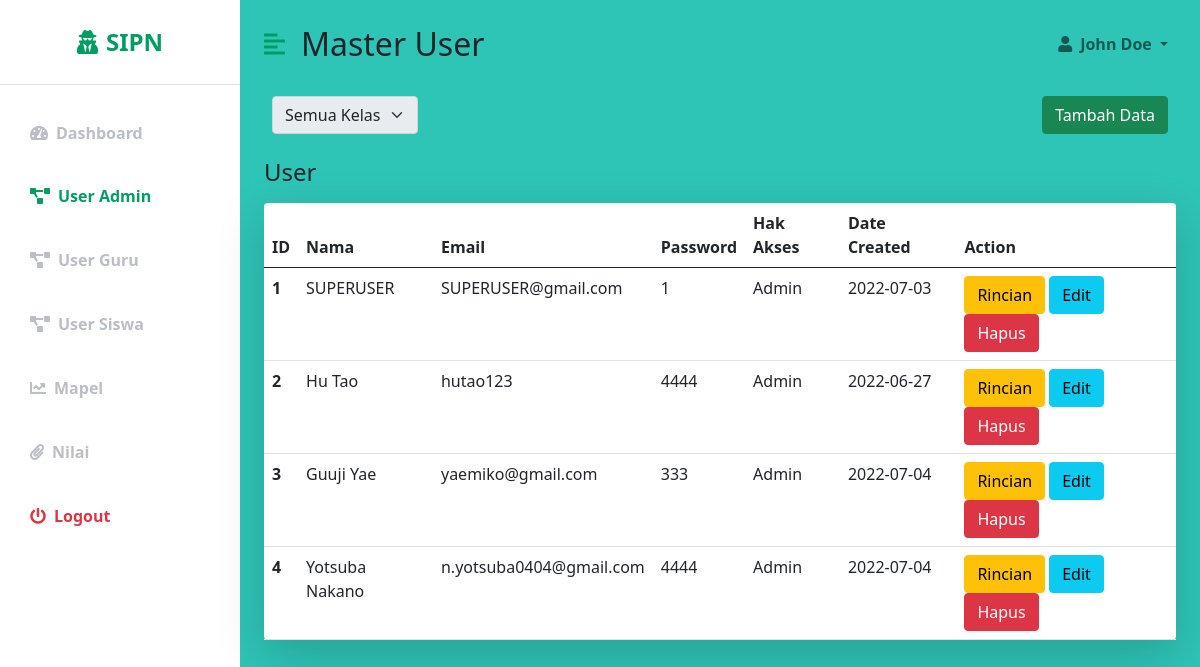
The app's page /user-admin/user.php with its own data.
### tables this page shows
CREATE TABLE `detail_user` (
  `id_detail` int(11) NOT NULL AUTO_INCREMENT,
  `id_user` varchar(10) DEFAULT NULL,
  `nama` varchar(50) DEFAULT NULL,
  `jk` varchar(2) DEFAULT NULL,
  `tgl_lahir` date DEFAULT NULL,
  `id_kelas` varchar(10) DEFAULT NULL,
  `absen` varchar(2) DEFAULT NULL,
  PRIMARY KEY (`id_detail`),
  KEY `id_user` (`id_user`),
  KEY `id_kelas` (`id_kelas`),
  CONSTRAINT `detail_user_ibfk_1` FOREIGN KEY (`id_user`) REFERENCES `user_sistem` (`id_user`),
  CONSTRAINT `detail_user_ibfk_2` FOREIGN KEY (`id_kelas`) REFERENCES `kelas` (`id_kelas`)
);

CREATE TABLE `user_sistem` (
  `id_user` varchar(10) NOT NULL,
  `password` varchar(50) DEFAULT NULL,
  `email` varchar(50) DEFAULT NULL,
  `hak_akses` int(2) DEFAULT NULL,
  `date_created` date DEFAULT NULL,
  PRIMARY KEY (`id_user`)
);

### config/functions.php (called while the page is built, shortened)
<?php
include_once "koneksi.php";
class Functions
{
	function getUserAdmin()
	{
		global $conn;
		$sql = "SELECT us.id_user AS ID, du.nama, us.email, us.password AS Pass, us.hak_akses, us.date_created FROM user_sistem us, detail_user du WHERE us.id_user=du.id_user AND us.hak_akses = 1 ORDER BY us.id_user ASC";
		$result = $conn->query($sql);
		return $result;
	}
}

### user-admin/user.php (the view, shortened to what this page needs)
<?php
include_once "../config/koneksi.php";
include_once "../config/library.php";
require_once "../config/functions.php";
$fun = new Functions();
?>
<!DOCTYPE html>
<html lang="en">
<head>
    <link rel="stylesheet" href="../style.css" />
</head>
<body>
    <div class="d-flex" id="wrapper">
        <div class="bg-white" id="sidebar-wrapper">
            <div class="sidebar-heading text-center py-4 primary-text fs-4 fw-bold text-uppercase border-bottom"><i class="fas fa-user-secret me-2"></i>SIPN</div>
            <div class="list-group list-group-flush my-3">
                <a href="#" class="list-group-item list-group-item-action bg-transparent second-text fw-bold"><i class="fas fa-tachometer-alt me-2"></i>Dashboard</a>
                <a href="../user-admin/user.php" class="list-group-item list-group-item-action bg-transparent second-text active"><i class="fas fa-project-diagram me-2"></i>User Admin</a>
                <a href="../user-admin/user-guru.php" class="list-group-item list-group-item-action bg-transparent second-text fw-bold"><i class="fas fa-project-diagram me-2"></i>User Guru</a>
                <a href="../user-admin/user-siswa.php" class="list-group-item list-group-item-action bg-transparent second-text fw-bold"><i class="fas fa-project-diagram me-2"></i>User Siswa</a>
                <a href="../user-admin/kbm.php" class="list-group-item list-group-item-action bg-transparent second-text fw-bold"><i class="fas fa-chart-line me-2"></i>Mapel</a>
                <a href="../user-admin/nilai.php" class="list-group-item list-group-item-action bg-transparent second-text fw-bold"><i class="fas fa-paperclip me-2"></i>Nilai</a>
                <a href="#" class="list-group-item list-group-item-action bg-transparent text-danger fw-bold"><i class="fas fa-power-off me-2"></i>Logout</a>
            </div>
        </div>
        <div id="page-content-wrapper">
            <nav class="navbar navbar-expand-lg navbar-light bg-transparent py-4 px-4">
                <div class="d-flex align-items-center">
                    <em class="fas fa-align-left primary-text fs-4 me-3" id="menu-toggle"></em>
                    <h2 class="fs-2 m-0">Master User</h2>
                </div>
                <div class="collapse navbar-collapse" id="navbarSupportedContent">
                    <ul class="navbar-nav ms-auto mb-2 mb-lg-0">
                        <li class="nav-item dropdown">
                            <a class="nav-link dropdown-toggle second-text fw-bold" href="#" id="navbarDropdown" role="button" data-bs-toggle="dropdown" aria-expanded="false">
                                <em class="fas fa-user me-2"></em>John Doe
                            </a>
                        </li>
                    </ul>
                </div>
            </nav>
            <div class="container-fluid px-4">
                <div class="d-flex mb-3">
                    <div class="p-2">
                        <select class="form-select" aria-label="Default select example" id="pilih_kelas" disabled>
                            <option selected value="0">Semua Kelas</option>
                        </select>
                    </div>
                    <div class="ms-auto p-2">
                        <a href="../user-admin/tambah-data-user.php" class="btn btn-success float-start">Tambah Data</a>
                    </div>
                </div>
                <div class="row my-3">
                    <h3 class="fs-4 mb-3">User</h3>
                    <div class="col">
                        <table class="table bg-white rounded shadow-lg  table-hover" id='tabel_admin'>
                            <thead>
                                <tr>
                                    <th scope="col">ID</th>
                                    <th scope="col">Nama</th>
                                    <th scope="col">Email</th>
                                    <th scope="col">Password</th>
                                    <th scope="col">Hak Akses</th>
                                    <th scope="col">Date Created</th>
                                    <th scope="col">Action</th>
                                </tr>
                            </thead>
                            <tbody>
                                <?php
                                $result = $fun->getUserAdmin();
                                if ($result && $result->num_rows > 0) {
                                    while ($row = $result->fetch_assoc()) { ?>
                                        <tr>
                                            <th scope="row" id="rowAdmin"><?= $row["ID"]; ?></th>
                                            <td> <?= $row["nama"]; ?> </td>
                                            <td> <?= $row["email"]; ?> </td>
                                            <td> <?= $row["Pass"]; ?> </td>
                                            <td> <?php if ($row["hak_akses"] == 1) {
                                                        echo "Admin";
                                                    }; ?> </td>
                                            <td> <?= $row["date_created"]; ?> </td>
                                            <td>
                                                <button type="button" class="btn btn-warning" data-bs-toggle="modal" data-bs-target="#exampleModal">
                                                    Rincian
                                                </button>
                                                <button type="button" class="btn btn-info" data-bs-toggle="modal" data-bs-target="#editDataAdmin" id="btnUpdateData">
                                                    Edit
                                                </button>
                                                <a href="#" class="btn btn-danger" id="btnHapusData">Hapus</a>
                                            </td>
                                        </tr>
                                <?php }
                                } ?>
                            </tbody>
                        </table>
                    </div>
                </div>
            </div>
        </div>
    </div>
</body>
</html>

### style.css (style rules this page uses)
html { font-size: 1rem; }
:root { --main-bg-color: #65a6b2; --main-text-color: #009d63; --second-text-color: #bbbec5; --second-bg-color: #c1efde; }
.primary-text { color: var(--main-text-color); }
.second-text { color: var(--second-text-color); }
#wrapper { overflow-x: hidden; background-color: #2ec4b6; }
#sidebar-wrapper { min-height: 100vh; margin-left: -15rem; -webkit-transition: margin 0.25s ease-out; -moz-transition: margin 0.25s ease-out; -o-transition: margin 0.25s ease-out; transition: margin 0.25s ease-out; }
#sidebar-wrapper .sidebar-heading { padding: 0.875rem 1.25rem; font-size: 1.2rem; }
#sidebar-wrapper .list-group { width: 15rem; }
#page-content-wrapper { min-width: 100vw; }
#menu-toggle { cursor: pointer; }
.list-group-item { border: none; padding: 20px 30px; }
.list-group-item.active { background-color: transparent; color: var(--main-text-color); font-weight: bold; border: none; }
@media (min-width: 768px) { #sidebar-wrapper { margin-left: 0; } }
@media (min-width: 768px) { #page-content-wrapper { min-width: 0; width: 100%; } }

### records on screen
detail_user: id_user.id_user "1", nama "SUPERUSER", id_user.email "SUPERUSER@gmail.com", id_user.password "1", id_user.date_created "2022-07-03"
detail_user: id_user.id_user "2", nama "Hu Tao", id_user.email "hutao123", id_user.password "4444", id_user.date_created "2022-06-27"
detail_user: id_user.id_user "3", nama "Guuji Yae", id_user.email "yaemiko@gmail.com", id_user.password "333", id_user.date_created "2022-07-04"
detail_user: id_user.id_user "4", nama "Yotsuba Nakano", id_user.email "n.yotsuba0404@gmail.com", id_user.password "4444", id_user.date_created "2022-07-04"
